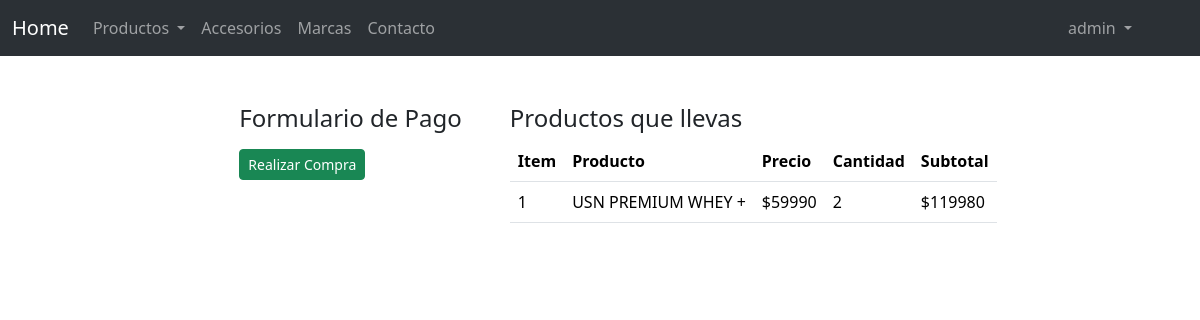
The page /carrito/finalizar (signed in) on the database as committed earlier.
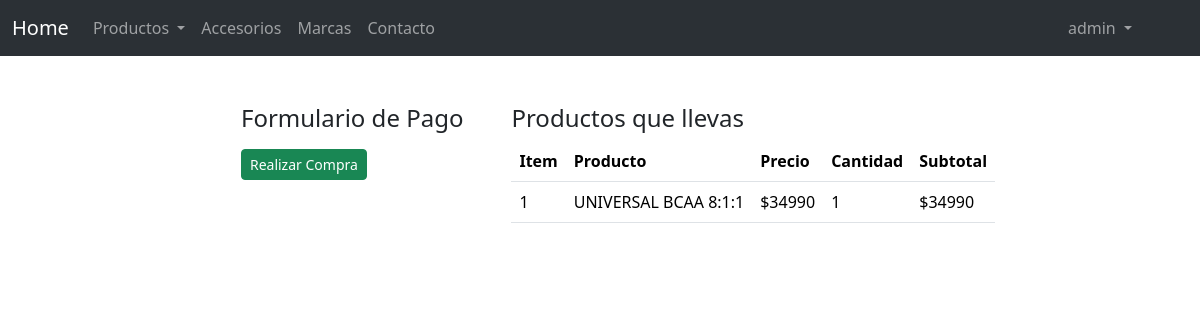
The same page on the database as committed later.
### CarritoApp/models.py (models this page shows, shortened)
class CarritoDetalle(models.Model):
    id_carrito  = models.ForeignKey(Carrito, on_delete=models.CASCADE, null=True, blank=True)
    cliente     = models.ForeignKey(User, on_delete=models.CASCADE, null=True, blank=True)
    linea       = models.IntegerField(default=1)
    id_producto = models.ForeignKey(Producto, on_delete=models.CASCADE, null=True, blank=True)
    precio      = models.IntegerField(default=0)
    cantidad    = models.IntegerField(default=1)
    subtotal    = models.IntegerField(default=0)

### ProductosApp/models.py (models this page shows, shortened)
class Producto(models.Model):
    descripcion   = models.CharField(max_length=100)
    categoria     = models.ForeignKey(Categoria, on_delete=models.CASCADE, null=True, blank=True)
    precio        = models.IntegerField()
    oferta        = models.BooleanField()
    precio_oferta = models.IntegerField()
    activo        = models.BooleanField()

### CarritoApp/views.py (the view)
# urls.py: path('finalizar', pre_finalizar_pedido, name='pre_finalizar_pedido'),
@login_required
def pre_finalizar_pedido(request):
    usuario = request.user
    cliente = User.objects.filter(username=usuario).first()
    if request.method == "POST":
        pass
    carrito = Carrito.objects.filter(cliente = cliente).first()
    detalle = CarritoDetalle.objects.filter(id_carrito = carrito.id, cliente = cliente)
    contexto = {
        "title"           : "Confirmar Compra",
        "carrito_detalle" : detalle,
        "usuario"         : cliente.first_name,
        "total"           : locale.format_string("%d", carrito.total, grouping=True)
    }
    return render(request, "CarritoApp/pre_finalizar.html", contexto)

### proyecto_final/templates/CarritoApp/pre_finalizar.html (shortened to what this page needs)
{% extends "proyecto_final/home.html" %}
{% load static %}
{% block content %}
<main class="d-flex justify-content-center">
    <aside class="mx-4">
        <main class="d-flex flex-column">
            <h4 class="mb-2">Formulario de Pago</h4>
            <form action="#" method="post">
                <input type="submit" value="Realizar Compra" class="btn btn-success btn-sm mt-2 mx-auto">
            </form>
        </main>
    </aside>
    <aside class="mx-4">
        <main class="d-flex flex-column">
            <h4 class="mb-2">Productos que llevas</h4>
            <table class="table mx-auto">
                <thead>
                    <tr>
                        <th>Item</th>
                        <th>Producto</th>
                        <th>Precio</th>
                        <th>Cantidad</th>
                        <th>Subtotal</th>
                    </tr>
                </thead>
                <tbody>
                    {% for item in carrito_detalle %}
                    <tr>
                        <td>{{ item.linea }}</td>
                        <td>{{ item.id_producto.descripcion }}</td>
                        <td>${{ item.precio }}</td>
                        <td>{{ item.cantidad }}</td>
                        <td>${{ item.subtotal }}</td>
                    </tr>
                    {% endfor %}
                </tbody>
            </table>
        </main>
    </aside>
</main>
{% endblock %}

Rows that differ between the two databases and show on the page:
removed CarritoDetalle: linea "1", id_producto.descripcion "USN PREMIUM WHEY +", precio "59990", cantidad "2", subtotal "119980"
added CarritoDetalle: linea "1", id_producto.descripcion "UNIVERSAL BCAA 8:1:1", precio "34990", cantidad "1", subtotal "34990"
